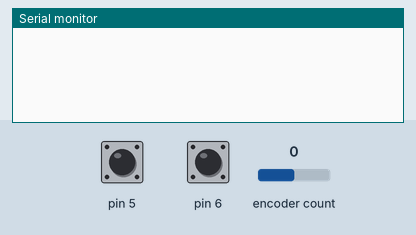
Recording of a sketch running on a simulated Arduino Uno, built with avr-gcc and run on an emulated ATmega328P. Parts: the last lines printed to the serial monitor. Inputs (shaded band) come from the test bench; at power-on: encoder count 0, pin 5 HIGH, pin 6 HIGH.

Above: at 1.2 s.
1.3 s: encoder count set to 1
At 2.0 s:
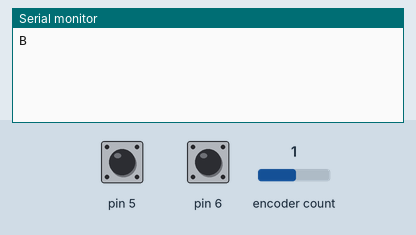
2.8 s: encoder count set to 2
At 3.2 s:
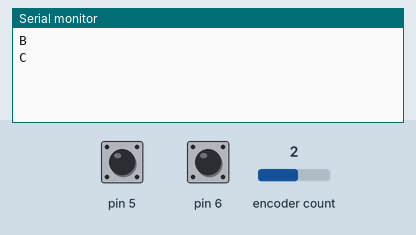
4.3 s: encoder count set to 3
At 5.5 s:
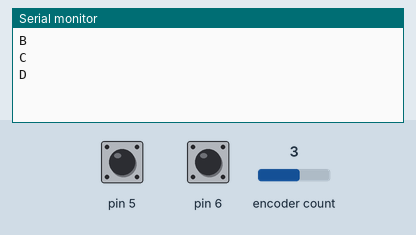
5.8 s: encoder count set to 4
At 6.6 s:
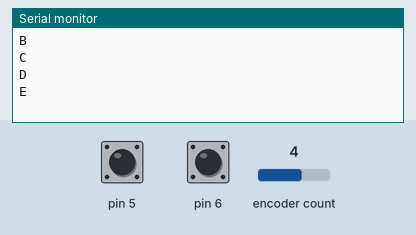
7.3 s: encoder count set to 5
At 7.8 s:
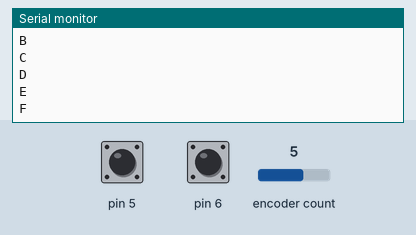
8.8 s: encoder count set to 6
At 10.1 s:
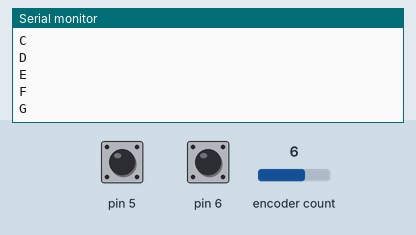

Measured:
- after the input at 1.3 s, the serial monitor: prints a new line at once (image 1)
- after the input at 2.8 s, the serial monitor: prints a new line at once (image 2)
- after the input at 4.3 s, the serial monitor: prints a new line at once (image 3)
- after the input at 5.8 s, the serial monitor: prints a new line at once (image 4)
- after the input at 7.3 s, the serial monitor: prints a new line at once (image 5)
- after the input at 8.8 s, the serial monitor: prints a new line at once (image 6)

The sketch:

Encoder_inp_ard.ino
```cpp
// (licence header left out)
#include <EncButton2.h>
EncButton2<EB_ENC> enc0(INPUT, 2, 3);
EncButton2<EB_BTN> a_button(INPUT, 5);
EncButton2<EB_BTN> b_button(INPUT, 6);
int curr_key;
String encoder_input;

void setup(void){
  curr_key = 65;
  Serial.begin(115200);
}

void loop(){
  enc0.tick();
  if (enc0.left())
    curr_key--;
  if (enc0.right())
    curr_key++;

  if(curr_key < 32)
    curr_key = 126;

  if(curr_key > 126)
    curr_key = 32;

  if (enc0.turn()) {
    Serial.println(char(curr_key));
  }
  a_button.tick();
  if (a_button.press()){
    encoder_input += char(curr_key);
    Serial.println(encoder_input);
  }
  b_button.tick();
  if (b_button.press()){
    if(encoder_input.length() > 0)
      encoder_input.remove(encoder_input.length() -1, 1);
    Serial.println(encoder_input);
  }
}
```
